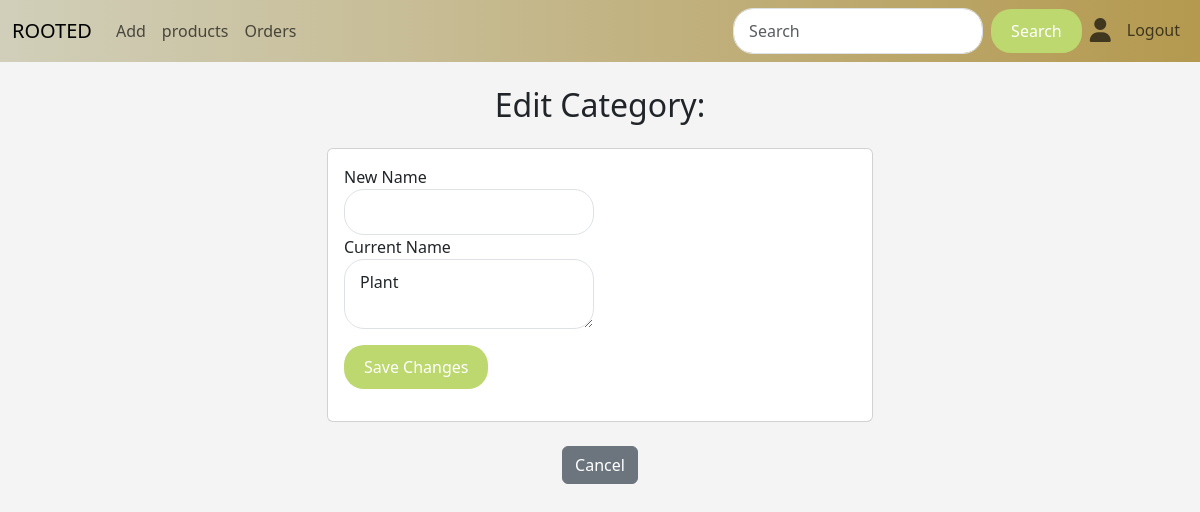
Before: /edit_Mcatg/1 with the older database file.
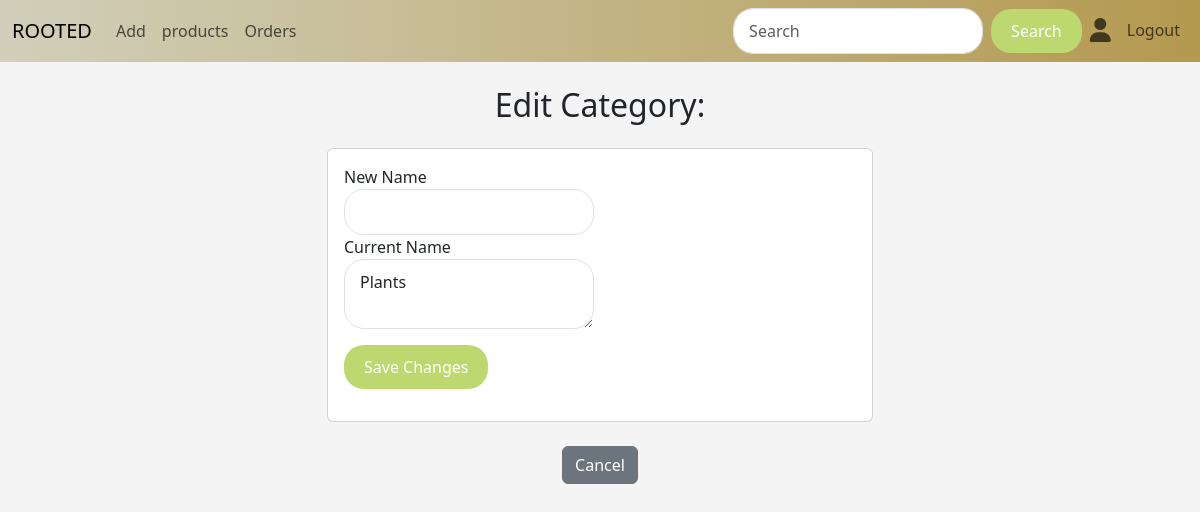
After: the same page with the newer database file.
### app/models.py (models this page shows, shortened)
class Main_cat(models.Model):
        m_name=models.TextField(unique=True)

### app/views.py (the view)
# urls.py: path('edit_Mcatg/<pid>',views.edit_Mcatg),
def edit_Mcatg(req,pid):
    data=Main_cat.objects.get(pk=pid)
    if req.method=='POST':
        name=req.POST['m_name']
        data=Main_cat.objects.filter(pk=pid).update(m_name=name)
        return redirect(add_Mcatg)
    else:
        return render(req,'admin/editmcatg.html',{'data':data})

### templates/admin/editmcatg.html (shortened to what this page needs)
<!DOCTYPE html>
<html lang="en">
<head>
    {% load static %}
    <link rel="stylesheet" href="https://cdnjs.cloudflare.com/ajax/libs/font-awesome/6.6.0/css/all.min.css">
    <link href="https://cdn.jsdelivr.net/npm/bootstrap@5.3.3/dist/css/bootstrap.min.css" rel="stylesheet">
    <link rel="stylesheet" href="{% static 'css/style.css'%}">
</head>
<body>
<nav class="navbar navbar-expand-sm " id="navb">
    <div class="container-fluid">
      <a class="navbar-brand" href="../a_home">ROOTED</a>
      <div class="collapse navbar-collapse" id="collapsibleNavbar">
        <ul class="navbar-nav me-auto">
          <li class="nav-item" id="dropdown">
            <a href="" class="nav-link" id="dropbtn">Add</a>
          </li>
          <li class="nav-item" id="dropdown">
            <a href="" class="nav-link" id="dropbtn">products
            </a>
          </li>
          <li class="nav-item" id="dropdown">
            <a href="" class="nav-link" id="dropbtn">Orders
            </a>
          </li>
        </ul>
        <form class="d-flex">
          <input class="form-control me-2" type="text" placeholder="Search">
          <button class="btn btn-primary" type="button">Search</button>
          <ul class="navbar-nav me-auto">
            <li class="nav-item">
              <a class="nav-link" href="m_login"><i class="fa-solid fa-user"></i></a>
            </li>
            <li class="nav-item" >
              <a class="nav-link" href="admin_logout">Logout</i></a>
            </li>
          </ul>
        </form>
      </div>
    </div>
  </nav>
<div class="container">
    <h2 class="my-4 text-center">Edit Category: {{ main_cat.m_name }}</h2>
    <form method="POST" enctype="multipart/form-data">
        <div class="row">
            <div class="col-md-6 offset-md-3">
                <div class="card">
                    <div class="card-body">
                        <div class="form-group">
                            <label for="id_m_name">New Name</label>
                            <input type="text" class="form-control" id="id_m_name" name="m_name" value="{{ form.m_name.value }}" required>
                        </div>
                        <div class="form-group">
                            <label for="id_description">Current Name</label>
                            <textarea class="form-control" id="id_description" name="description">{{ data.m_name}}</textarea>
                        </div>
                        <button type="submit" class="btn btn-primary btn-block my-3">Save Changes</button>
                    </div>
                </div>
            </div>
        </div>
    </form>
    <div class="text-center my-4">
        <a href="../add_Mcatg" class="btn btn-secondary">Cancel</a>
    </div>
</div>
</body>
</html>

Changed rows visible on the page:
changed Main_cat: description "Plant" → "Plants"
